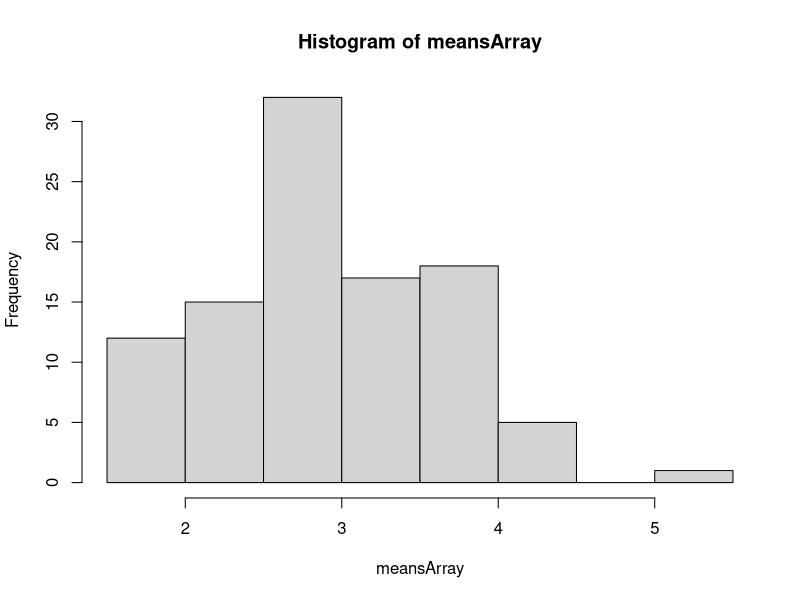
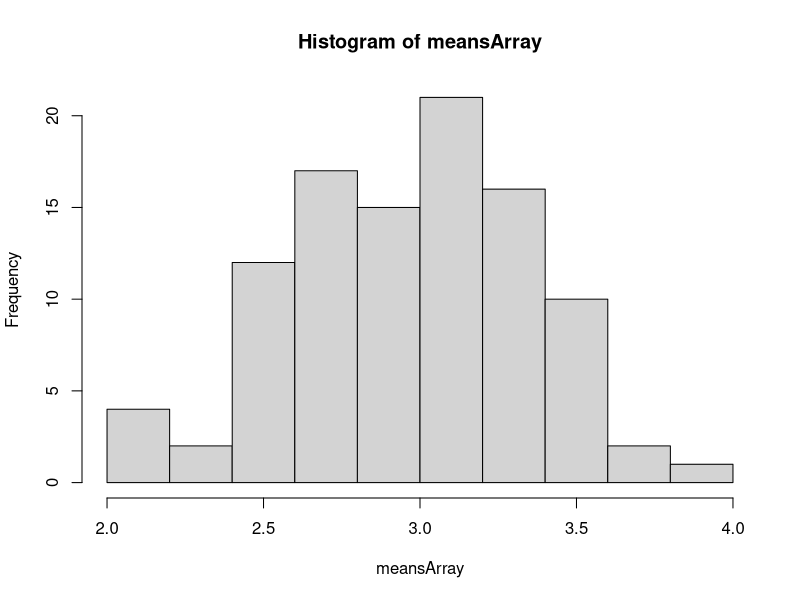
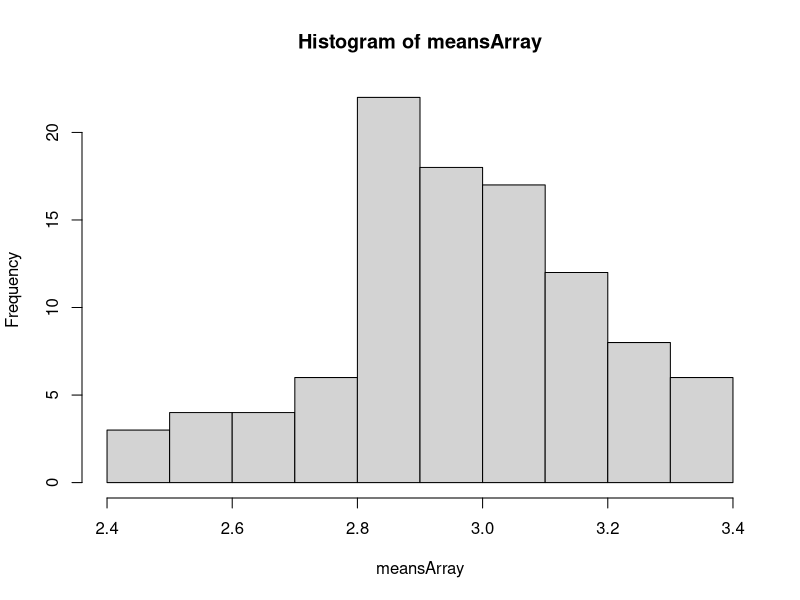

Reproduce these figures in R, in order.
rm(list=ls())


# football field example --------------------------------------------------
set.seed(5280)

# Heads or tails with 3 people doing 10 flips each
noSubs <- 3
noReps <- 100
noTosses <- 6
p3 <- matrix(nrow = noSubs, ncol = noTosses)
meansArray <- numeric(noReps)
for (repli in 1:noReps) {
  for (i in 1:noSubs) {
    p3[i,] <- sample(c(0,1), size = noTosses, prob = c(0.5,0.5), replace = TRUE)
  }
  meansArray[repli] <- mean(rowSums(p3))
}

hist(meansArray)
length(meansArray[meansArray <= 2 | meansArray >= 4])
length(meansArray[meansArray <= 1 | meansArray >= 5])
length(meansArray[meansArray == 3 | meansArray == 3])

# 10 people

noSubs <- 10
noReps <- 100
noTosses <- 6
p3 <- matrix(nrow = noSubs, ncol = noTosses)
meansArray <- numeric(noReps)
for (repli in 1:noReps) {
  for (i in 1:noSubs) {
    p3[i,] <- sample(c(0,1), size = noTosses, prob = c(0.5,0.5), replace = TRUE)
  }
  meansArray[repli] <- mean(rowSums(p3))
}

hist(meansArray)
length(meansArray[meansArray <= 2 | meansArray >= 4])
length(meansArray[meansArray <= 1 | meansArray >= 5])
length(meansArray[meansArray == 3 | meansArray == 3])

# 30 people
noSubs <- 30
noReps <- 100
noTosses <- 6
p3 <- matrix(nrow = noSubs, ncol = noTosses)
meansArray <- numeric(noReps)
for (repli in 1:noReps) {
  for (i in 1:noSubs) {
    p3[i,] <- sample(c(0,1), size = noTosses, prob = c(0.5,0.5), replace = TRUE)
  }
  meansArray[repli] <- mean(rowSums(p3))
}

hist(meansArray)
length(meansArray[meansArray <= 2 | meansArray >= 4])
length(meansArray[meansArray <= 1 | meansArray >= 5])
length(meansArray[meansArray == 3 | meansArray == 3])
